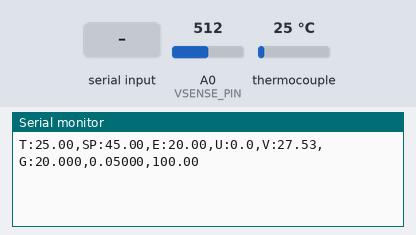
A sketch run on a simulated Arduino Uno, built with avr-gcc and run on an emulated ATmega328P. Shown: the last lines printed to the serial monitor. Inputs (shaded band) come from the test bench; at power-on: thermocouple 25 °C, A0 (VSENSE_PIN) = 512.

Above: at 1.7 s.
1.8 s: thermocouple set to 6 °C
At 2.8 s:
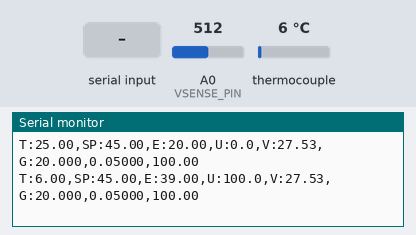
3.3 s: A0 (VSENSE_PIN) set to 716
At 4.5 s:
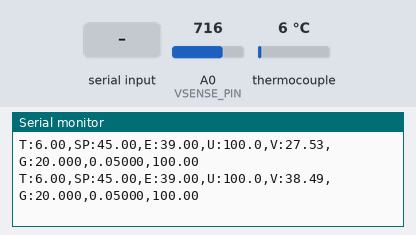
4.8 s: "S:\n" received over Serial
At 5.8 s:
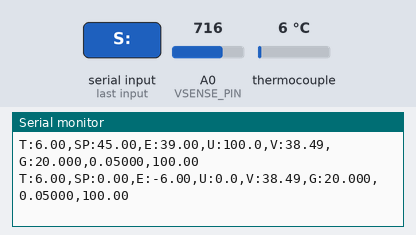
6.3 s: "S:90\n" received over Serial
At 7.6 s:
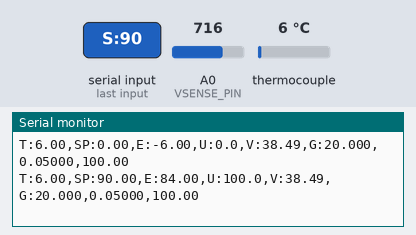
7.8 s: thermocouple set to 75 °C
At 8.7 s:
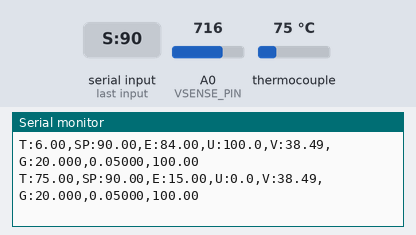
9.3 s: A0 (VSENSE_PIN) set to 900
At 10.8 s:
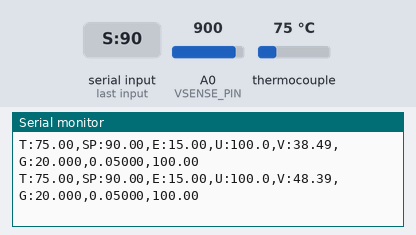
Timing chart, 0 to 11.8 s (numbered marks = the images above; inputs shaded):
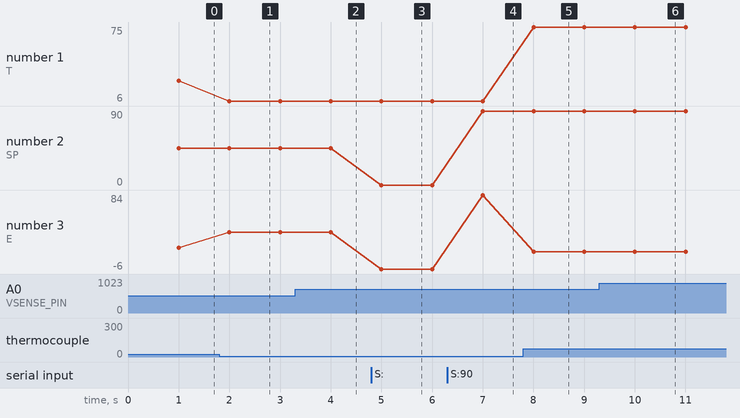

The sketch:

pid_rig.ino
```cpp
/*
  pid_rig.ino  —  fast local PID loop for the heater rig (the "reflex"), tuned live by the RL agent (the "brain").

  Libraries (Arduino Library Manager): "PID" by Brett Beauregard (PID_v1), "MAX6675 library" by Adafruit.

  Every 1 s:   read the FARTHEST thermocouple -> PID_v1 -> heater PWM (time-proportioned SSR window)
               print  T:<degC>,SP:<degC>,E:<degC>,U:<%>,V:<volts>,G:<Kp>,<Ki>,<Kd>
  Serial in:   K:<Kp>,<Ki>,<Kd>   new gains from the agent (bounded, applied with SetTunings -> bumpless)
               S:<degC>           new setpoint
               M:<%>              manual/open-loop output (step tests); M:-1 returns to automatic
  Safety:      PID never stops. If the laptop disconnects, the last gains stay active.
               Over-temperature cutoff and gain bounds are enforced HERE, not only in Python.
*/
#include <PID_v1.h>
#include <max6675.h>

// ---------- pins (change to your wiring) ----------
const int TC_SO = 4, TC_CS = 5, TC_SCK = 6;   // MAX6675 of the farthest sensor (ch1)
const int SSR_PIN = 9;                          // heater driver (SSR / MOSFET)
const int VSENSE_PIN = A0;                      // supply voltage through a divider (optional)
const float VSENSE_RATIO = 11.0;                // e.g. 100k/10k divider -> (100+10)/10

// ---------- safety ----------
const float T_CUTOFF = 110.0;                   // degC: heater forced OFF above this
const double KP_MIN = 1.0, KP_MAX = 300.0;      // same bounds as thermal_pid_env.py
const double KI_MIN = 0.002, KI_MAX = 3.0;
const double KD_MIN = 0.0, KD_MAX = 3000.0;

MAX6675 tc(TC_SCK, TC_CS, TC_SO);
double T = 0, setpointC = 45.0, U = 0;   // (not "SP": SP is the AVR stack-pointer macro)
double Kp = 20.0, Ki = 0.05, Kd = 100.0;        // safe defaults until the agent sends gains
PID pid(&T, &U, &setpointC, Kp, Ki, Kd, DIRECT);

const unsigned long WINDOW_MS = 1000;           // PWM window for the SSR (1 s, same as PID sample time)
unsigned long windowStart = 0, lastPrint = 0;
double manualU = -1;
String rx;

double clampd(double x, double lo, double hi) { return x < lo ? lo : (x > hi ? hi : x); }

void handleLine(const String& s) {
  if (s.startsWith("K:")) {
    int a = s.indexOf(','), b = s.indexOf(',', a + 1);
    if (a < 0 || b < 0) return;
    Kp = clampd(s.substring(2, a).toFloat(), KP_MIN, KP_MAX);
    Ki = clampd(s.substring(a + 1, b).toFloat(), KI_MIN, KI_MAX);
    Kd = clampd(s.substring(b + 1).toFloat(), KD_MIN, KD_MAX);
    pid.SetTunings(Kp, Ki, Kd);                 // PID_v1 keeps ITerm -> no bump
  } else if (s.startsWith("S:")) {
    setpointC = clampd(s.substring(2).toFloat(), 0, T_CUTOFF - 5);
  } else if (s.startsWith("M:")) {
    manualU = s.substring(2).toFloat();
    pid.SetMode(manualU < 0 ? AUTOMATIC : MANUAL);
  }
}

void setup() {
  Serial.begin(9600);
  pinMode(SSR_PIN, OUTPUT);
  pid.SetOutputLimits(0, 100);
  pid.SetSampleTime(1000);
  pid.SetMode(AUTOMATIC);
  delay(500);                                   // MAX6675 needs time after power-up
  windowStart = millis();
}

void loop() {
  while (Serial.available()) {                  // non-blocking serial read
    char c = Serial.read();
    if (c == '\n') { rx.trim(); handleLine(rx); rx = ""; } else if (rx.length() < 64) rx += c;
  }

  unsigned long now = millis();
  if (now - lastPrint >= 1000) {
    lastPrint = now;
    double t = tc.readCelsius();
    if (!isnan(t)) T = t;                       // keep last good value on a glitch
    if (manualU >= 0) U = clampd(manualU, 0, 100); else pid.Compute();
    if (T > T_CUTOFF) U = 0;                    // hard over-temperature cutoff
    float V = analogRead(VSENSE_PIN) * (5.0 / 1023.0) * VSENSE_RATIO;
    Serial.print("T:"); Serial.print(T, 2); Serial.print(",SP:"); Serial.print(setpointC, 2);
    Serial.print(",E:"); Serial.print(setpointC - T, 2); Serial.print(",U:"); Serial.print(U, 1);
    Serial.print(",V:"); Serial.print(V, 2);
    Serial.print(",G:"); Serial.print(Kp, 3); Serial.print(","); Serial.print(Ki, 5); Serial.print(","); Serial.println(Kd, 2);
  }

  // time-proportioning window: heater ON for U% of each WINDOW_MS
  if (now - windowStart > WINDOW_MS) windowStart += WINDOW_MS;
  digitalWrite(SSR_PIN, (now - windowStart) < (U / 100.0) * WINDOW_MS ? HIGH : LOW);
}
```

Measured:
- after the input at 1.8 s, the serial monitor: prints a new line after 0.20 s (image 1)
- after the input at 3.3 s, the serial monitor: prints a new line after 0.70 s (image 2)
- after the input at 4.8 s, the serial monitor: prints a new line after 0.20 s (image 3)
- after the input at 6.3 s, the serial monitor: prints a new line after 0.70 s (image 4)
- after the input at 7.8 s, the serial monitor: prints a new line after 0.20 s (image 5)
- after the input at 9.3 s, the serial monitor: prints a new line after 0.70 s (image 6)
- plotted number 1: 25 → 6 after the input at 1.8 s, 6 → 75 after the input at 7.8 s
- plotted number 2: 45 → 0 after the input at 4.8 s, 0 → 90 after the input at 6.3 s
